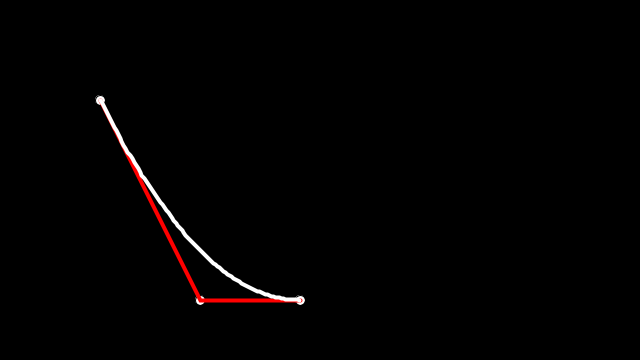
Frame 1 (no input)
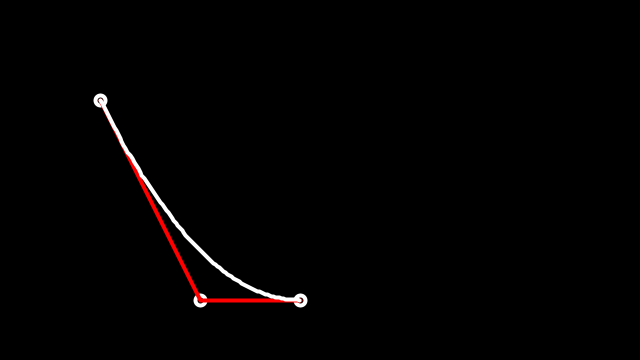
Frame 60 (the mouse pressed at the canvas centre just before this capture)
Frame 120 (the mouse held since frame 60 and released just before this capture): identical to frame 60, image omitted

The Processing sketch that drew these frames (run headless with seeded random() and noise(); from frame 60 on, the mouse is pressed at the canvas centre):

// Processing sketch: sketch_17th
// ── sketch_17th.pde
 
int radius = 5;
int dragged = -1;
int activePoint = -1;

inhom2d[] points;

class inhom2d {
  float x, y;
 
  inhom2d(float x, float y ) {
    this.x=x;
    this.y=y;
  } 
}

void setup() {
  size(640, 360);
  ellipseMode( RADIUS );
  points = new  inhom2d[ 3 ];
  points[ 0 ] = new inhom2d(100, 100);
  points[ 1 ] = new inhom2d(200, 300);
  points[ 2 ] = new inhom2d(300, 300);
}

int getActivePoint( inhom2d[] t, int size, int sens, int mousex, int mousey ) {
  inhom2d M = new inhom2d( mousex, mousey );
  
   for ( int i = 0; i < size; i++ ) {
        if ( (M.x-t[i].x)*(M.x-t[i].x)+(M.y-t[i].y)*(M.y-t[i].y) < sens*sens )
            return i;
   }
    return -1;
}

void draw() { 
  background(0);
  activePoint = getActivePoint( points, 3, 7, mouseX, mouseY );
  // Draw the circles
  for ( int i = 0; i < 3; i++ ) {
  ellipse(points[ i ].x, points[ i ].y, radius, radius );
  }
  noFill( );
  stroke( 255, 0, 0 );
  strokeWeight( 4 );
  beginShape();
    for ( int i = 0; i < 3; i++ )
      vertex( points[ i ].x, points[ i ].y );
  endShape();
  
  stroke( 255 );
  beginShape();
    for ( float t = 0; t <= 1; t += 0.01 )
      vertex( (1-t)*(1-t)*points[0].x + 2*t*(1-t)*points[1].x + t * t * points[ 2 ].x,
              (1-t)*(1-t)*points[0].y + 2*t*(1-t)*points[1].y + t * t * points[ 2 ].y  );
  endShape();
  
  
}

void mousePressed() {
  if (activePoint != -1 ) {  
    dragged = activePoint;
  }
}

void mouseDragged() {
  if(dragged!=-1) {
    points[dragged].x = mouseX; 
    points[dragged].y = mouseY; 
  }
}

void mouseReleased() {
  dragged = -1;
}
